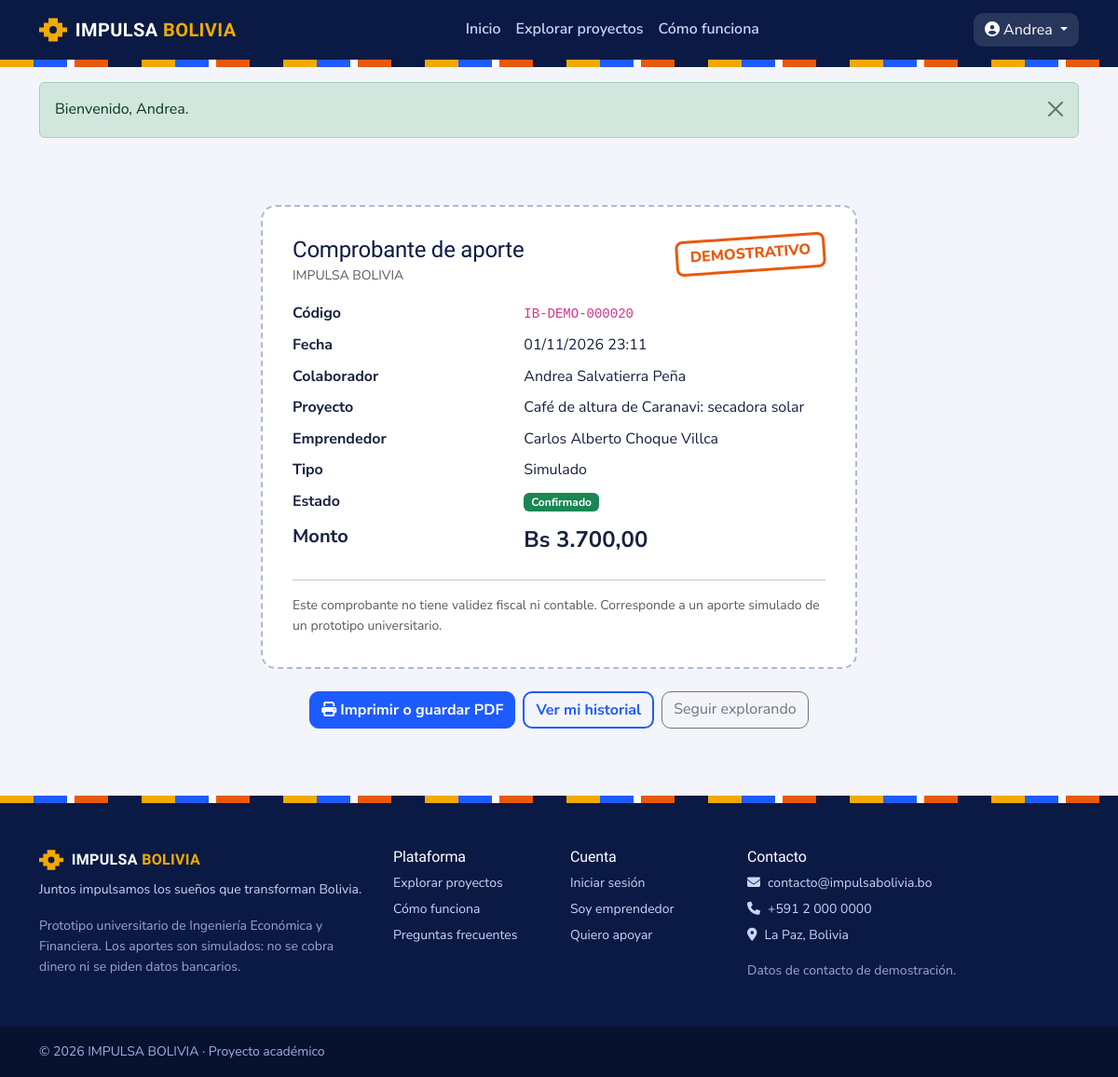
Page /aportes/comprobante.php?codigo=IB-DEMO-000020 (signed in) on the committed database.
### tables this page shows
CREATE TABLE usuarios (
  id_usuario INT UNSIGNED AUTO_INCREMENT PRIMARY KEY,
  nombre_completo VARCHAR(120) NOT NULL,
  ci VARCHAR(20) NULL,
  correo VARCHAR(120) NOT NULL,
  telefono VARCHAR(20) NOT NULL,
  password VARCHAR(255) NOT NULL,
  rol ENUM('administrador','emprendedor','colaborador') NOT NULL DEFAULT 'colaborador',
  departamento VARCHAR(30) NOT NULL,
  ciudad VARCHAR(60) NOT NULL,
  direccion VARCHAR(200) NULL,
  descripcion TEXT NULL,
  foto VARCHAR(255) NULL,
  estado ENUM('activo','inactivo') NOT NULL DEFAULT 'activo',
  fecha_registro DATETIME NOT NULL DEFAULT CURRENT_TIMESTAMP,
  UNIQUE KEY uq_usuarios_correo (correo),
  UNIQUE KEY uq_usuarios_ci (ci),
  KEY idx_usuarios_rol (rol),
  KEY idx_usuarios_depto (departamento)
);

CREATE TABLE aportes (
  id_aporte INT UNSIGNED AUTO_INCREMENT PRIMARY KEY,
  id_usuario INT UNSIGNED NOT NULL,
  id_proyecto INT UNSIGNED NOT NULL,
  monto DECIMAL(12,2) NOT NULL,
  fecha_aporte DATETIME NOT NULL DEFAULT CURRENT_TIMESTAMP,
  estado ENUM('pendiente','confirmado','anulado') NOT NULL DEFAULT 'pendiente',
  codigo_comprobante VARCHAR(30) NOT NULL,
  tipo_aporte ENUM('simulado','real') NOT NULL DEFAULT 'simulado',
  UNIQUE KEY uq_aportes_codigo (codigo_comprobante),
  CONSTRAINT fk_aportes_usuario FOREIGN KEY (id_usuario) REFERENCES usuarios(id_usuario),
  CONSTRAINT fk_aportes_proyecto FOREIGN KEY (id_proyecto) REFERENCES proyectos(id_proyecto),
  CONSTRAINT ck_aportes_monto CHECK (monto > 0),
  KEY idx_aportes_usuario (id_usuario),
  KEY idx_aportes_proyecto (id_proyecto),
  KEY idx_aportes_fecha (fecha_aporte)
);

CREATE TABLE proyectos (
  id_proyecto INT UNSIGNED AUTO_INCREMENT PRIMARY KEY,
  id_usuario INT UNSIGNED NOT NULL,
  id_categoria INT UNSIGNED NOT NULL,
  nombre VARCHAR(150) NOT NULL,
  resumen VARCHAR(220) NOT NULL,
  descripcion TEXT NOT NULL,
  problema TEXT NOT NULL,
  objetivo TEXT NOT NULL,
  departamento VARCHAR(30) NOT NULL,
  ciudad VARCHAR(60) NOT NULL,
  direccion VARCHAR(200) NULL,
  meta_financiamiento DECIMAL(12,2) NOT NULL,
  total_recaudado DECIMAL(12,2) NOT NULL DEFAULT 0.00,
  num_colaboradores INT UNSIGNED NOT NULL DEFAULT 0,
  fecha_inicio DATE NOT NULL,
  fecha_fin DATE NOT NULL,
  imagen_principal VARCHAR(255) NULL,
  video_url VARCHAR(255) NULL,
  explicacion_recursos TEXT NULL,
  estado ENUM('pendiente','correccion','rechazado','activo','financiado','finalizado','suspendido','cancelado') NOT NULL DEFAULT 'pendiente',
  fecha_creacion DATETIME NOT NULL DEFAULT CURRENT_TIMESTAMP,
  CONSTRAINT fk_proyectos_usuario FOREIGN KEY (id_usuario) REFERENCES usuarios(id_usuario),
  CONSTRAINT fk_proyectos_categoria FOREIGN KEY (id_categoria) REFERENCES categorias(id_categoria),
  CONSTRAINT ck_proyectos_meta CHECK (meta_financiamiento > 0),
  CONSTRAINT ck_proyectos_recaudado CHECK (total_recaudado >= 0),
  CONSTRAINT ck_proyectos_fechas CHECK (fecha_fin >= fecha_inicio),
  KEY idx_proyectos_estado (estado),
  KEY idx_proyectos_depto (departamento),
  KEY idx_proyectos_fin (fecha_fin),
  KEY idx_proyectos_usuario (id_usuario),
  KEY idx_proyectos_categoria (id_categoria)
);

### config/conexion.php (called while the page is built, shortened)
<?php
function db(): PDO
{
    static $pdo = null;
    if ($pdo === null) {
        try {
            $pdo = new PDO(
                'mysql:host=' . DB_HOST . ';dbname=' . DB_NAME . ';charset=utf8mb4',
                DB_USER, DB_PASS,
                [
                    PDO::ATTR_ERRMODE => PDO::ERRMODE_EXCEPTION,
                    PDO::ATTR_DEFAULT_FETCH_MODE => PDO::FETCH_ASSOC,
                    PDO::ATTR_EMULATE_PREPARES => false,
                ]
            );
        } catch (PDOException $ex) {
            http_response_code(500);
            exit('<h2>No se pudo conectar con la base de datos.</h2><p>Revisa que MySQL esté encendido en XAMPP, que hayas importado <code>base_datos/impulsa_bolivia.sql</code> y los datos de <code>config/configuracion.php</code>.</p>');
        }
    }
    return $pdo;
}

### includes/autenticacion.php (called while the page is built, shortened)
<?php
require_once __DIR__ . '/../config/conexion.php';
require_once __DIR__ . '/funciones.php';
function usuario_actual(): ?array
{
    static $usuario = false;
    if ($usuario !== false) return $usuario;
    $usuario = null;
    if (!empty($_SESSION['uid'])) {
        $st = db()->prepare("SELECT id_usuario, nombre_completo, correo, rol, departamento, ciudad FROM usuarios WHERE id_usuario=? AND estado='activo'");
        $st->execute([$_SESSION['uid']]);
        $usuario = $st->fetch() ?: null;
    }
    return $usuario;
}
function requiere_login(): array
{
    $u = usuario_actual();
    return $u;
}

### aportes/comprobante.php (the view, shortened to what this page needs)
<?php
require_once __DIR__ . '/../includes/autenticacion.php';
$u = requiere_login();
$st = db()->prepare("SELECT a.*, p.nombre AS proyecto, p.id_usuario AS id_emprendedor, ue.nombre_completo AS emprendedor, uc.nombre_completo AS colaborador, uc.correo
  FROM aportes a JOIN proyectos p ON p.id_proyecto=a.id_proyecto JOIN usuarios ue ON ue.id_usuario=p.id_usuario JOIN usuarios uc ON uc.id_usuario=a.id_usuario
  WHERE a.codigo_comprobante=?");
$st->execute([get('codigo')]);
$a = $st->fetch();
require __DIR__ . '/../includes/header.php';
?>
<section class="seccion"><div class="container">
  <div class="comprobante">
    <div class="d-flex justify-content-between align-items-start mb-3">
      <div><h1 class="h4 mb-0">Comprobante de aporte</h1><span class="text-muted small"><?= e(APP_NOMBRE) ?></span></div>
      <span class="sello">DEMOSTRATIVO</span>
    </div>
    <dl class="row mb-0">
      <dt class="col-5">Código</dt><dd class="col-7"><code><?= e($a['codigo_comprobante']) ?></code></dd>
      <dt class="col-5">Fecha</dt><dd class="col-7"><?= fecha_hora($a['fecha_aporte']) ?></dd>
      <dt class="col-5">Colaborador</dt><dd class="col-7"><?= e($a['colaborador']) ?></dd>
      <dt class="col-5">Proyecto</dt><dd class="col-7"><?= e($a['proyecto']) ?></dd>
      <dt class="col-5">Emprendedor</dt><dd class="col-7"><?= e($a['emprendedor']) ?></dd>
      <dt class="col-5">Tipo</dt><dd class="col-7 text-capitalize"><?= e($a['tipo_aporte']) ?></dd>
      <dt class="col-5">Estado</dt><dd class="col-7"><?= badge_estado($a['estado']) ?></dd>
      <dt class="col-5 fs-5">Monto</dt><dd class="col-7 fs-4 fw-bold"><?= formato_bs($a['monto']) ?></dd>
    </dl>
    <hr><p class="small text-muted mb-0">Este comprobante no tiene validez fiscal ni contable. Corresponde a un aporte simulado de un prototipo universitario.</p>
  </div>
  <div class="text-center mt-4 no-imprimir d-flex justify-content-center gap-2 flex-wrap">
    <button class="btn btn-azul" onclick="window.print()"><i class="fa-solid fa-print me-1"></i>Imprimir o guardar PDF</button>
    <?php if ($u['rol'] === 'colaborador'): ?><a class="btn btn-outline-azul" href="<?= url('aportes/historial.php') ?>">Ver mi historial</a><?php endif; ?>
    <a class="btn btn-outline-secondary" href="<?= url('proyectos/index.php') ?>">Seguir explorando</a>
  </div>
</div></section>
<?php require __DIR__ . '/../includes/footer.php'; ?>

### includes/navbar.php (shortened to what this page needs)
<?php
$u = usuario_actual();
$activa = $pagina_activa ?? '';
$enlaces = [
    'inicio' => ['Inicio', 'index.php'],
    'explorar' => ['Explorar proyectos', 'proyectos/index.php'],
    'como' => ['Cómo funciona', 'index.php#como-funciona'],
];
?>
<nav class="navbar navbar-expand-lg barra-principal sticky-top" aria-label="Menú principal">
  <div class="container">
    <a class="navbar-brand marca" href="<?= url('index.php') ?>">
      <svg class="marca-logo" viewBox="0 0 24 24" width="30" height="30" aria-hidden="true"><path d="M8 2h8v4h4v4h4v4h-4v4h-4v4H8v-4H4v-4H0v-4h4V6h4z" fill="#F2A900"/><circle cx="12" cy="12" r="3.2" fill="#0A1A44"/></svg>
      <span>IMPULSA <b>BOLIVIA</b></span>
    </a>
    <div class="collapse navbar-collapse" id="menuPrincipal">
      <ul class="navbar-nav mx-lg-auto mb-2 mb-lg-0">
        <?php foreach ($enlaces as $clave => [$texto, $ruta]): ?>
        <li class="nav-item"><a class="nav-link <?= $activa === $clave ? 'active' : '' ?>" href="<?= url($ruta) ?>"><?= e($texto) ?></a></li>
        <?php endforeach; ?>
      </ul>
      <div class="d-flex align-items-lg-center gap-2 flex-column flex-lg-row">
        <?php if ($u): ?>
          <div class="dropdown">
            <button class="btn btn-usuario dropdown-toggle" data-bs-toggle="dropdown" aria-expanded="false">
              <i class="fa-solid fa-circle-user me-1"></i><?= e(explode(' ', $u['nombre_completo'])[0]) ?>
            </button>
          </div>
        <?php else: ?>
          <a class="btn btn-outline-light btn-sm px-3" href="<?= url('login.php') ?>">Iniciar sesión</a>
          <a class="btn btn-oro btn-sm px-3" href="<?= url('registro.php') ?>">Registrarse</a>
        <?php endif; ?>
      </div>
    </div>
  </div>
</nav>

### assets/css/estilos.css (style rules this page uses)
:root { --noche:#0A1A44; --noche-2:#13296B; --azul:#1E5BFF; --azul-osc:#1647CC; --oro:#F2A900; --naranja:#E8590C; --verde:#12805C; --fondo:#F3F5FA; --texto:#16213E; --suave:#5B6785; --linea:#DFE4F0; --blanco:#fff; --fuente-titulo:'Sora',system-ui,sans-serif; --fuente:'Nunito Sans',system-ui,sans-serif; }
html { scroll-behavior:smooth;scroll-padding-top:80px }
body { font-family:var(--fuente);color:var(--texto);background:var(--fondo);font-size:1rem;line-height:1.6 }
h1,h2,h3,h4,h5,.h1,.h2,.h3,.h4,.h5 { font-family:var(--fuente-titulo);color:var(--noche);letter-spacing:-.01em;line-height:1.2 }
a { color:var(--azul) }
.barra-principal { background:var(--noche);padding:.7rem 0 }
.barra-principal .nav-link { color:#CBD5F5;font-weight:600;padding:.5rem .9rem;border-radius:8px;transition:color .2s,background .2s }
.marca { display:inline-flex;align-items:center;gap:.55rem;color:#fff!important;font-family:var(--fuente-titulo);font-weight:600;letter-spacing:.02em;text-decoration:none }
.marca b { color:var(--oro);font-weight:800 }
.btn-azul { background:var(--azul);border-color:var(--azul);color:#fff;font-weight:700;border-radius:10px;transition:transform .15s,background .2s }
.btn-outline-azul { border:2px solid var(--azul);color:var(--azul);font-weight:700;border-radius:10px;background:transparent }
.btn { border-radius:10px }
.btn-usuario { background:rgba(255,255,255,.12);color:#fff;border:0 }
.seccion { padding:4.5rem 0 }
.comprobante { max-width:640px;margin:0 auto;background:#fff;border:2px dashed #AEB9D8;border-radius:16px;padding:2rem }
.comprobante .sello { display:inline-block;border:3px solid var(--naranja);color:var(--naranja);font-weight:800;padding:.2rem .8rem;border-radius:8px;transform:rotate(-4deg) }

### rows in the picture
usuarios: nombre_completo "Andrea"
aportes: codigo_comprobante "IB-DEMO-000020", fecha_aporte "01/11/2026 23:11", id_usuario.nombre_completo "Andrea Salvatierra Peña", id_proyecto.nombre "Café de altura de Caranavi: secadora solar", usuarios.nombre_completo "Carlos Alberto Choque Villca", tipo_aporte "Simulado", monto "Bs 3.700,00"

### other values in the picture
$texto "Inicio"
$texto "Explorar proyectos"
$texto "Cómo funciona"
$f['msg'] "Bienvenido, Andrea."
APP_NOMBRE "IMPULSA BOLIVIA"
$texto "Confirmado"
APP_ESLOGAN "Juntos impulsamos los sueños que transforman Bolivia"
